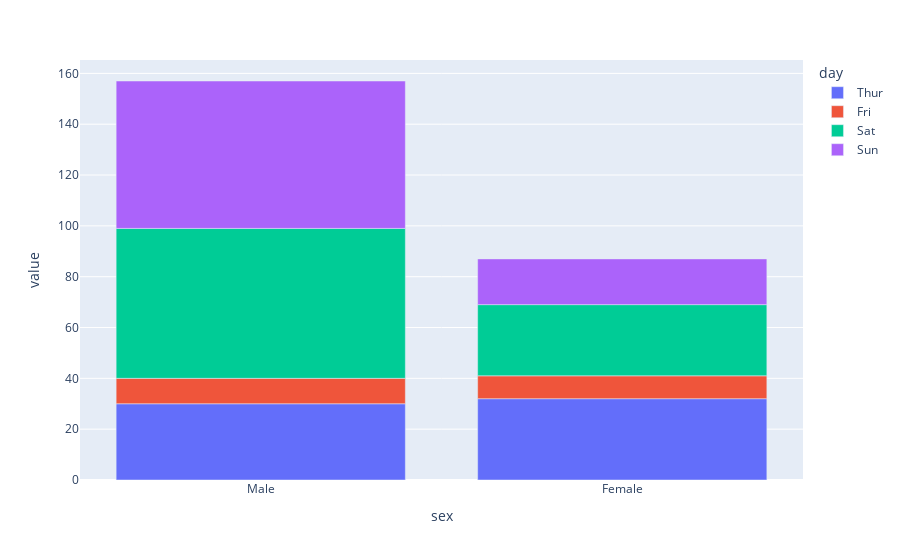

Here is the notebook cell this chart was saved with:
### Code cell
px.bar(data_cat)

### Figure 1 — Plotly figure (JSON) as saved in the notebook; plotly's stock layout.template omitted (floating-point values rounded to 4 significant figures)
{"data": [{"alignmentgroup": "True", "hovertemplate": "day=Thur<br>sex=%{x}<br>value=%{y}<extra></extra>", "legendgroup": "Thur", "marker": {"color": "#636efa", "pattern": {"shape": ""}}, "name": "Thur", "offsetgroup": "Thur", "orientation": "v", "showlegend": true, "textposition": "auto", "type": "bar", "x": ["Male", "Female"], "xaxis": "x", "y": [30, 32], "yaxis": "y"}, {"alignmentgroup": "True", "hovertemplate": "day=Fri<br>sex=%{x}<br>value=%{y}<extra></extra>", "legendgroup": "Fri", "marker": {"color": "#EF553B", "pattern": {"shape": ""}}, "name": "Fri", "offsetgroup": "Fri", "orientation": "v", "showlegend": true, "textposition": "auto", "type": "bar", "x": ["Male", "Female"], "xaxis": "x", "y": [10, 9], "yaxis": "y"}, {"alignmentgroup": "True", "hovertemplate": "day=Sat<br>sex=%{x}<br>value=%{y}<extra></extra>", "legendgroup": "Sat", "marker": {"color": "#00cc96", "pattern": {"shape": ""}}, "name": "Sat", "offsetgroup": "Sat", "orientation": "v", "showlegend": true, "textposition": "auto", "type": "bar", "x": ["Male", "Female"], "xaxis": "x", "y": [59, 28], "yaxis": "y"}, {"alignmentgroup": "True", "hovertemplate": "day=Sun<br>sex=%{x}<br>value=%{y}<extra></extra>", "legendgroup": "Sun", "marker": {"color": "#ab63fa", "pattern": {"shape": ""}}, "name": "Sun", "offsetgroup": "Sun", "orientation": "v", "showlegend": true, "textposition": "auto", "type": "bar", "x": ["Male", "Female"], "xaxis": "x", "y": [58, 18], "yaxis": "y"}], "layout": {"barmode": "relative", "legend": {"title": {"text": "day"}, "tracegroupgap": 0}, "margin": {"t": 60}, "xaxis": {"anchor": "y", "domain": [0, 1], "title": {"text": "sex"}}, "yaxis": {"anchor": "x", "domain": [0, 1], "title": {"text": "value"}}}}
